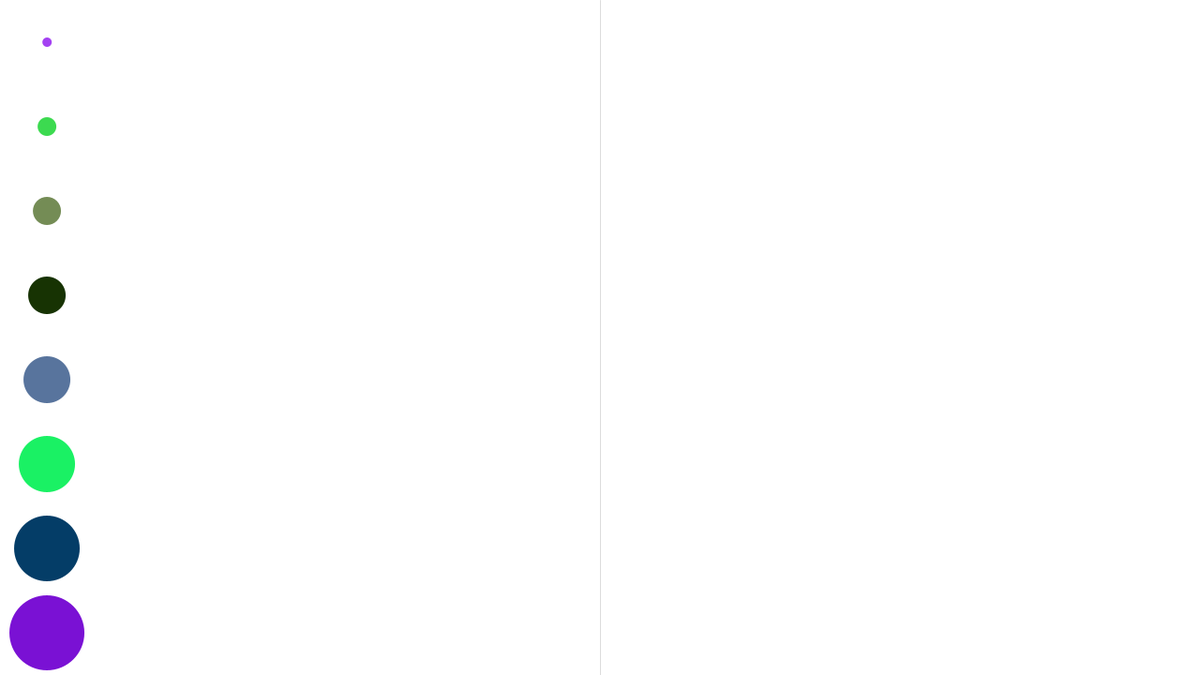
Frame 1 (no input)
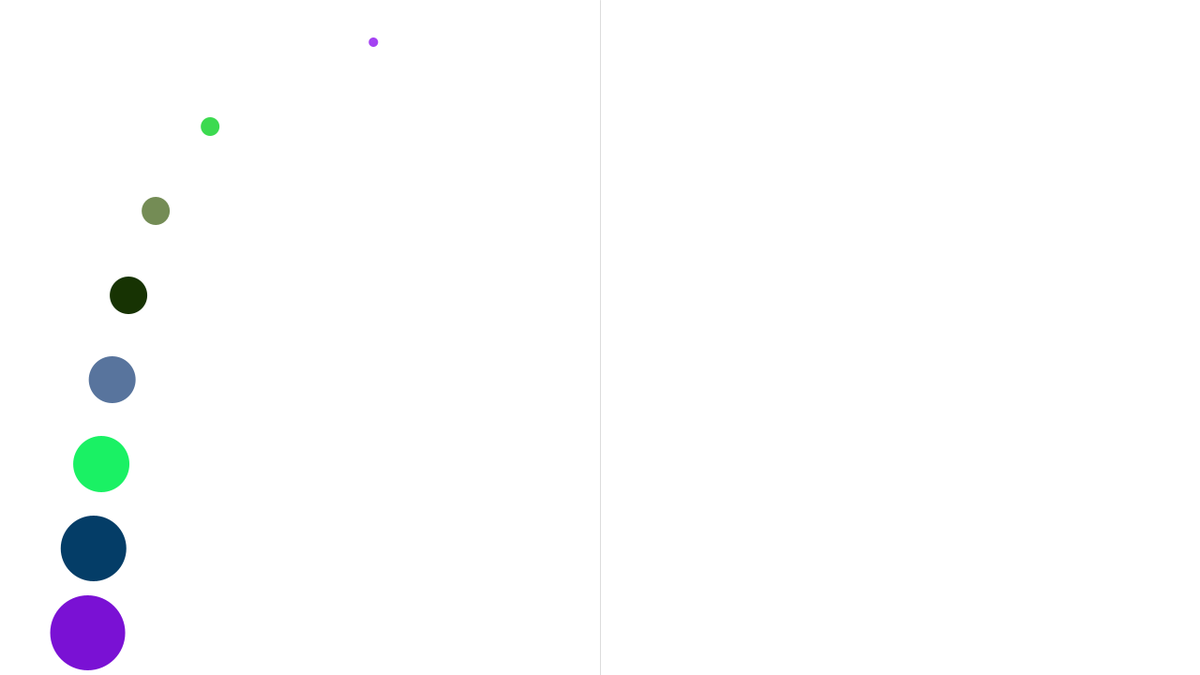
Frame 60 (the mouse pressed at the canvas centre just before this capture)
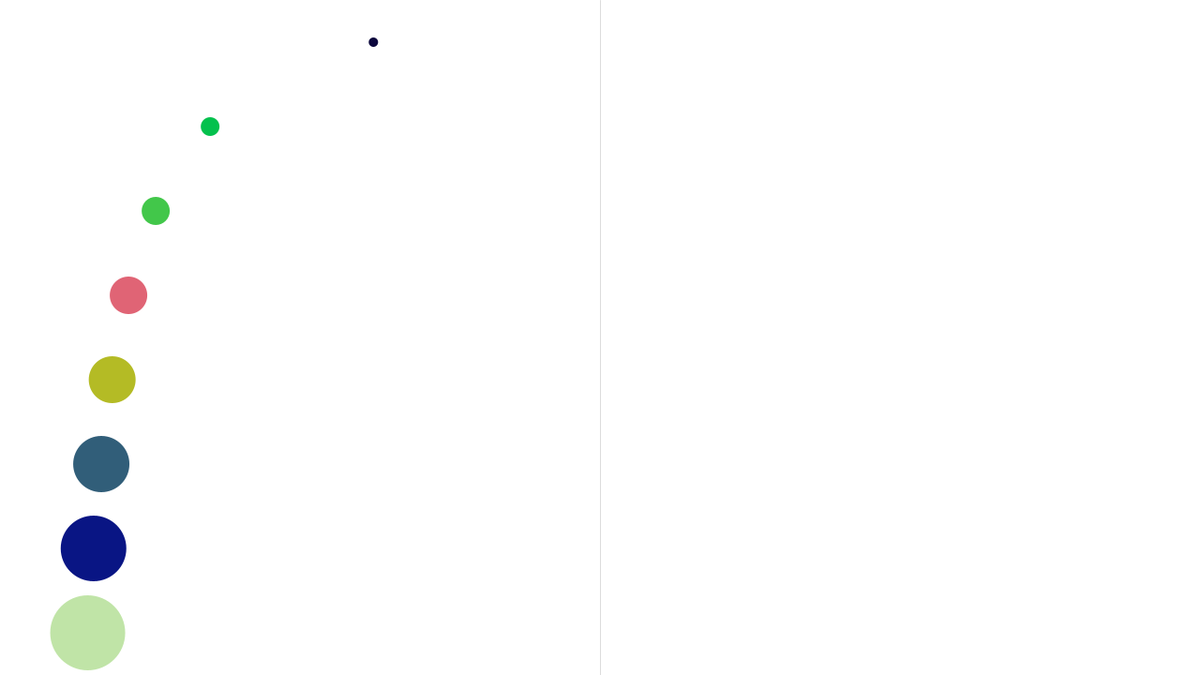
Frame 120 (the mouse held since frame 60 and released just before this capture)

The Processing sketch that drew these frames (run headless with seeded random() and noise(); from frame 60 on, the mouse is pressed at the canvas centre):

// Processing sketch: Module_6
// ── Module_6.pde
Walker[] walkers = new Walker[8];

void setup() {
  size(1280, 720);
  initializeWalkers();
}

void draw() {
  background(255);
  
  // Midpoint line visualization
  stroke(220);
  line(width/2, 0, width/2, height);

  PVector accelerationForce = new PVector(0.2, 0);

  // Using Enhanced For-Loop
  for (Walker w : walkers) {
    
    // 1. Friction Logic
    float mew = 0.01f; 
    if (w.position.x > width / 2) {
      mew = 0.4f; // Braking zone
    }
    
    // Use .copy() instead of .get() to fix the deprecation error
    PVector friction = w.velocity.copy(); 
    friction.normalize();                
    friction.mult(-1);                   
    friction.mult(mew);                  
    
    // 2. Apply forces
    w.applyForce(friction);
    w.applyForce(accelerationForce);
    
    w.update();
    w.display();
  }
}

// 3. Reset when mouse is clicked
void mousePressed() {
  initializeWalkers();
}

void initializeWalkers() {
  for (int n = 0; n < walkers.length; n++) {
    // Equation to space walkers evenly from top to bottom
    float posY = (height / walkers.length) * (n + 0.5f);
    
    // n + 1 ensures mass ranges from 1 to 8
    walkers[n] = new Walker(n + 1, posY);
  }
}

// ── Walker.pde
class Walker {
  PVector position;
  PVector velocity;
  PVector acceleration;
  float mass;
  color c;

  Walker(float m, float y) {
    mass = m;
    // Initial position to the left of the screen
    position = new PVector(50, y);
    velocity = new PVector(0, 0);
    acceleration = new PVector(0, 0);
    c = color(random(255), random(255), random(255));
  }

  void applyForce(PVector force) {
    // Bonus 1: Applying mass for computation (Acceleration = Force / Mass)
    PVector f = PVector.div(force, mass);
    acceleration.add(f);
  }

  void update() {
    velocity.add(acceleration);
    position.add(velocity);
    acceleration.mult(0); // Reset acceleration
  }

  void display() {
    noStroke();
    fill(c);
    // Increasing scale based on mass
    float scale = mass * 10;
    ellipse(position.x, position.y, scale, scale);
  }
}
